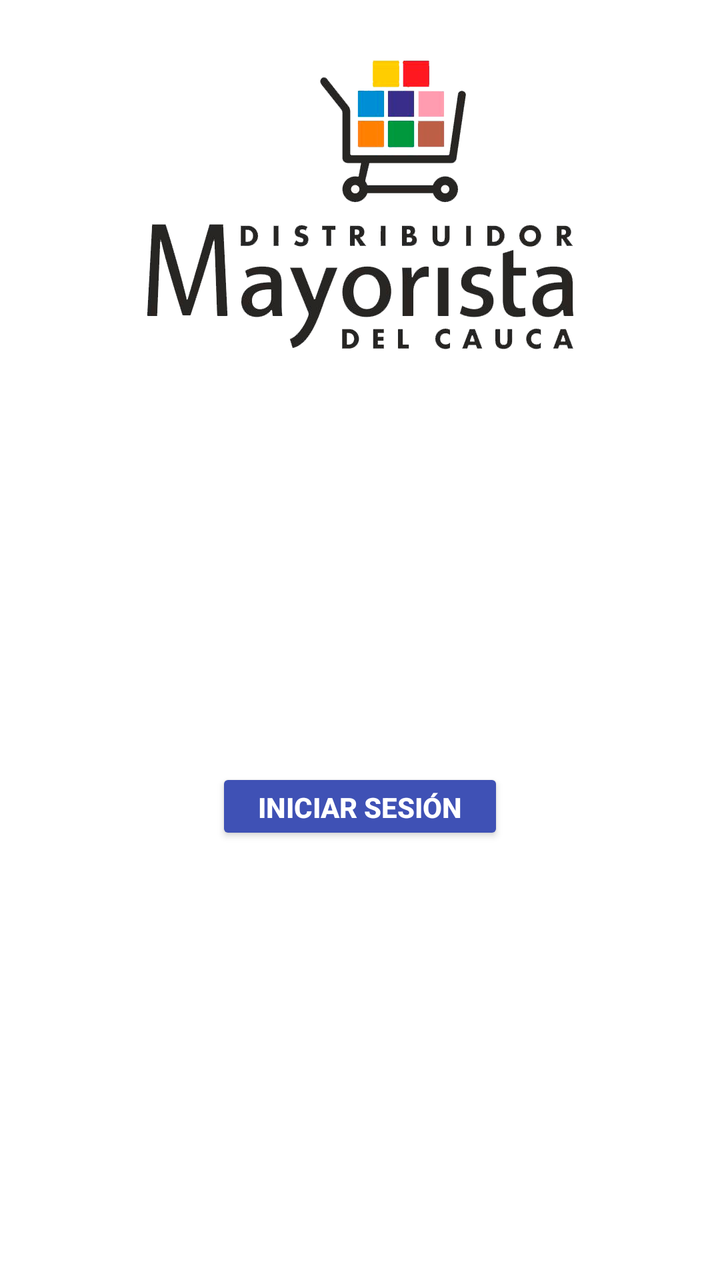
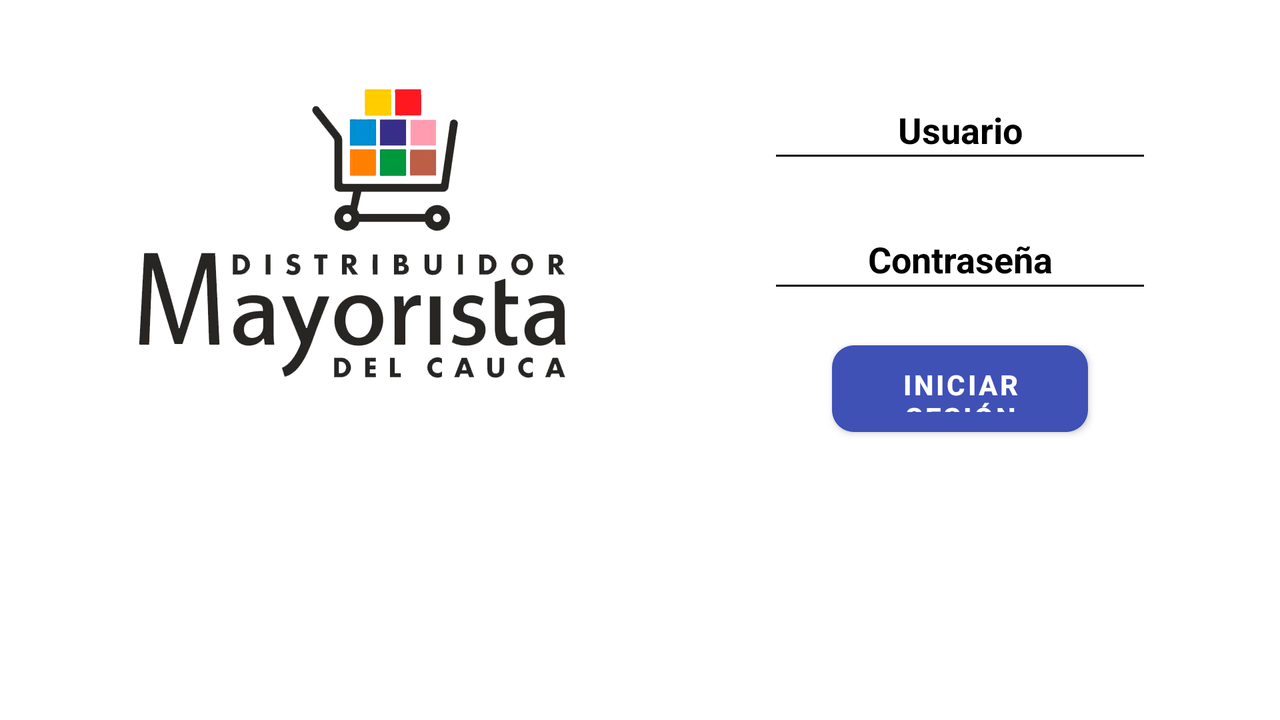

Two renders of one Android screen. The first uses the default layout on a phone; the second uses the alternative layout the repository ships for a different screen configuration, on a matching device. The two XML files are below.
<!-- AndroidManifest.xml: activity theme AppTheme -->
<!-- res/layout/activity_main.xml -->
<?xml version="1.0" encoding="utf-8"?>
<androidx.constraintlayout.widget.ConstraintLayout xmlns:android="http://schemas.android.com/apk/res/android"
    xmlns:app="http://schemas.android.com/apk/res-auto"
    xmlns:tools="http://schemas.android.com/tools"
    android:layout_width="match_parent"
    android:layout_height="match_parent"
    android:background="@drawable/fondo_blanco"
    android:foregroundGravity="center"
    tools:context=".MainActivity">

    <ImageView
        android:id="@+id/imageView"
        android:layout_width="0dp"
        android:layout_height="0dp"
        android:layout_centerHorizontal="true"
        android:contentDescription="@string/logo_description"
        android:scaleType="center"
        android:src="@mipmap/logo_mayorista_del_cauca"
        app:layout_constraintBottom_toTopOf="@+id/guideline24"
        app:layout_constraintEnd_toStartOf="@+id/guideline16"
        app:layout_constraintStart_toStartOf="@+id/guideline2"
        app:layout_constraintTop_toTopOf="parent" />

    <Button
        android:id="@+id/btnLogin"
        android:layout_width="0dp"
        android:layout_height="0dp"
        android:elevation="10dp"
        android:text="@string/login_message"
        android:textStyle="bold"
        app:layout_constraintBottom_toTopOf="@+id/guideline29"
        app:layout_constraintEnd_toStartOf="@+id/guideline13"
        app:layout_constraintStart_toStartOf="@+id/guideline5"
        app:layout_constraintTop_toTopOf="@+id/guideline28"
        style="@style/Widget.AppCompat.Button.Colored"/>

    <com.google.android.material.textfield.TextInputLayout
        android:layout_width="0dp"
        android:layout_height="0dp"
        android:ems="10"
        android:gravity="center"
        android:hint="@string/user"
        android:importantForAutofill="no"
        android:inputType="textPersonName"
        android:padding="5dip"
        android:textColor="@color/Blue"
        android:textColorHint="@color/Black"
        android:textStyle="bold"
        app:layout_constraintBottom_toTopOf="@+id/guideline25"
        app:layout_constraintEnd_toStartOf="@+id/guideline16"
        app:layout_constraintStart_toStartOf="@+id/guideline2"
        app:layout_constraintTop_toTopOf="@+id/guideline24"
        tools:targetApi="o">

        <com.google.android.material.textfield.TextInputEditText
            android:id="@+id/etUserName"
            android:layout_width="0dp"
            android:layout_height="0dp"
            android:ems="10"
            android:gravity="center"
            android:hint="@string/user"
            android:importantForAutofill="no"
            android:inputType="textPersonName"
            android:padding="5dip"
            android:textColor="@color/Blue"
            android:textColorHint="@color/Black"
            android:textStyle="bold"
            app:layout_constraintBottom_toTopOf="@+id/guideline25"
            app:layout_constraintEnd_toStartOf="@+id/guideline16"
            app:layout_constraintStart_toStartOf="@+id/guideline2"
            app:layout_constraintTop_toTopOf="@+id/guideline24"
            tools:targetApi="o" />

    </com.google.android.material.textfield.TextInputLayout>

    <com.google.android.material.textfield.TextInputLayout
        android:layout_width="0dp"
        android:layout_height="0dp"
        android:ems="10"
        android:gravity="center"
        android:hint="@string/pass"
        android:importantForAutofill="no"
        android:padding="05dip"
        android:outlineSpotShadowColor="@color/Blue"
        android:textColorHint="@color/Black"
        android:textColor="@color/Blue"
        android:textStyle="bold"
        app:layout_constraintBottom_toTopOf="@+id/guideline27"
        app:layout_constraintEnd_toStartOf="@+id/guideline16"
        app:layout_constraintStart_toStartOf="@+id/guideline2"
        app:layout_constraintTop_toTopOf="@+id/guideline26"
        tools:targetApi="o">

        <com.google.android.material.textfield.TextInputEditText
            android:id="@+id/etPass"
            android:layout_width="0dp"
            android:layout_height="0dp"
            android:ems="10"
            android:gravity="center"
            android:hint="@string/pass"
            android:importantForAutofill="no"
            android:inputType="textPassword"
            android:padding="05dip"
            android:outlineSpotShadowColor="@color/Blue"
            android:textColorHint="@color/Black"
            android:textColor="@color/Blue"
            android:textStyle="bold"
            app:layout_constraintBottom_toTopOf="@+id/guideline27"
            app:layout_constraintEnd_toStartOf="@+id/guideline16"
            app:layout_constraintStart_toStartOf="@+id/guideline2"
            app:layout_constraintTop_toTopOf="@+id/guideline26"
            tools:targetApi="o" />

    </com.google.android.material.textfield.TextInputLayout>

    <TextView
        android:id="@+id/tvErrors"
        android:layout_width="0dp"
        android:layout_height="wrap_content"
        android:textColor="@color/Black"
        android:textAlignment="center"
        app:layout_constraintEnd_toStartOf="@+id/guideline18"
        app:layout_constraintStart_toStartOf="@+id/guideline"
        app:layout_constraintTop_toTopOf="@+id/guideline31" />

    

    <androidx.constraintlayout.widget.Guideline
        android:id="@+id/guideline"
        android:layout_width="wrap_content"
        android:layout_height="wrap_content"
        android:orientation="vertical"
        app:layout_constraintGuide_percent="0.05" />

    <androidx.constraintlayout.widget.Guideline
        android:id="@+id/guideline1"
        android:layout_width="wrap_content"
        android:layout_height="wrap_content"
        android:orientation="vertical"
        app:layout_constraintGuide_percent="0.1" />

    <androidx.constraintlayout.widget.Guideline
        android:id="@+id/guideline2"
        android:layout_width="wrap_content"
        android:layout_height="wrap_content"
        android:orientation="vertical"
        app:layout_constraintGuide_percent="0.15" />

    <androidx.constraintlayout.widget.Guideline
        android:id="@+id/guideline3"
        android:layout_width="wrap_content"
        android:layout_height="wrap_content"
        android:orientation="vertical"
        app:layout_constraintGuide_percent="0.2" />

    <androidx.constraintlayout.widget.Guideline
        android:id="@+id/guideline4"
        android:layout_width="wrap_content"
        android:layout_height="wrap_content"
        android:orientation="vertical"
        app:layout_constraintGuide_percent="0.25" />

    <androidx.constraintlayout.widget.Guideline
        android:id="@+id/guideline5"
        android:layout_width="wrap_content"
        android:layout_height="wrap_content"
        android:orientation="vertical"
        app:layout_constraintGuide_percent="0.3" />

    <androidx.constraintlayout.widget.Guideline
        android:id="@+id/guideline6"
        android:layout_width="wrap_content"
        android:layout_height="wrap_content"
        android:orientation="vertical"
        app:layout_constraintGuide_percent="0.35" />

    <androidx.constraintlayout.widget.Guideline
        android:id="@+id/guideline7"
        android:layout_width="wrap_content"
        android:layout_height="wrap_content"
        android:orientation="vertical"
        app:layout_constraintGuide_percent="0.4" />

    <androidx.constraintlayout.widget.Guideline
        android:id="@+id/guideline8"
        android:layout_width="wrap_content"
        android:layout_height="wrap_content"
        android:orientation="vertical"
        app:layout_constraintGuide_percent="0.45" />

    <androidx.constraintlayout.widget.Guideline
        android:id="@+id/guideline9"
        android:layout_width="wrap_content"
        android:layout_height="wrap_content"
        android:orientation="vertical"
        app:layout_constraintGuide_percent="0.5" />

    <androidx.constraintlayout.widget.Guideline
        android:id="@+id/guideline10"
        android:layout_width="wrap_content"
        android:layout_height="wrap_content"
        android:orientation="vertical"
        app:layout_constraintGuide_percent="0.55" />

    <androidx.constraintlayout.widget.Guideline
        android:id="@+id/guideline11"
        android:layout_width="wrap_content"
        android:layout_height="wrap_content"
        android:orientation="vertical"
        app:layout_constraintGuide_percent="0.6" />

    <androidx.constraintlayout.widget.Guideline
        android:id="@+id/guideline12"
        android:layout_width="wrap_content"
        android:layout_height="wrap_content"
        android:orientation="vertical"
        app:layout_constraintGuide_percent="0.65" />

    <androidx.constraintlayout.widget.Guideline
        android:id="@+id/guideline13"
        android:layout_width="wrap_content"
        android:layout_height="wrap_content"
        android:orientation="vertical"
        app:layout_constraintGuide_percent="0.7" />

    <androidx.constraintlayout.widget.Guideline
        android:id="@+id/guideline14"
        android:layout_width="wrap_content"
        android:layout_height="wrap_content"
        android:orientation="vertical"
        app:layout_constraintGuide_percent="0.75" />

    <androidx.constraintlayout.widget.Guideline
        android:id="@+id/guideline15"
        android:layout_width="wrap_content"
        android:layout_height="wrap_content"
        android:orientation="vertical"
        app:layout_constraintGuide_percent="0.8" />

    <androidx.constraintlayout.widget.Guideline
        android:id="@+id/guideline16"
        android:layout_width="wrap_content"
        android:layout_height="wrap_content"
        android:orientation="vertical"
        app:layout_constraintGuide_percent="0.85" />

    <androidx.constraintlayout.widget.Guideline
        android:id="@+id/guideline17"
        android:layout_width="wrap_content"
        android:layout_height="wrap_content"
        android:orientation="vertical"
        app:layout_constraintGuide_percent="0.9" />

    <androidx.constraintlayout.widget.Guideline
        android:id="@+id/guideline18"
        android:layout_width="wrap_content"
        android:layout_height="wrap_content"
        android:orientation="vertical"
        app:layout_constraintGuide_percent="0.95" />

    

    <androidx.constraintlayout.widget.Guideline
        android:id="@+id/guideline19"
        android:layout_width="wrap_content"
        android:layout_height="wrap_content"
        android:orientation="horizontal"
        app:layout_constraintGuide_percent="0.06" />

    <androidx.constraintlayout.widget.Guideline
        android:id="@+id/guideline20"
        android:layout_width="wrap_content"
        android:layout_height="wrap_content"
        android:orientation="horizontal"
        app:layout_constraintGuide_percent="0.12" />

    <androidx.constraintlayout.widget.Guideline
        android:id="@+id/guideline21"
        android:layout_width="wrap_content"
        android:layout_height="wrap_content"
        android:orientation="horizontal"
        app:layout_constraintGuide_percent="0.18" />

    <androidx.constraintlayout.widget.Guideline
        android:id="@+id/guideline22"
        android:layout_width="wrap_content"
        android:layout_height="wrap_content"
        android:orientation="horizontal"
        app:layout_constraintGuide_percent="0.24" />

    <androidx.constraintlayout.widget.Guideline
        android:id="@+id/guideline23"
        android:layout_width="wrap_content"
        android:layout_height="wrap_content"
        android:orientation="horizontal"
        app:layout_constraintGuide_percent="0.30" />

    <androidx.constraintlayout.widget.Guideline
        android:id="@+id/guideline24"
        android:layout_width="wrap_content"
        android:layout_height="wrap_content"
        android:orientation="horizontal"
        app:layout_constraintGuide_percent="0.36" />

    <androidx.constraintlayout.widget.Guideline
        android:id="@+id/guideline25"
        android:layout_width="wrap_content"
        android:layout_height="wrap_content"
        android:orientation="horizontal"
        app:layout_constraintGuide_percent="0.42" />

    <androidx.constraintlayout.widget.Guideline
        android:id="@+id/guideline26"
        android:layout_width="wrap_content"
        android:layout_height="wrap_content"
        android:orientation="horizontal"
        app:layout_constraintGuide_percent="0.48" />

    <androidx.constraintlayout.widget.Guideline
        android:id="@+id/guideline27"
        android:layout_width="wrap_content"
        android:layout_height="wrap_content"
        android:orientation="horizontal"
        app:layout_constraintGuide_percent="0.54" />

    <androidx.constraintlayout.widget.Guideline
        android:id="@+id/guideline28"
        android:layout_width="wrap_content"
        android:layout_height="wrap_content"
        android:orientation="horizontal"
        app:layout_constraintGuide_percent="0.60" />

    <androidx.constraintlayout.widget.Guideline
        android:id="@+id/guideline29"
        android:layout_width="wrap_content"
        android:layout_height="wrap_content"
        android:orientation="horizontal"
        app:layout_constraintGuide_percent="0.66" />

    <androidx.constraintlayout.widget.Guideline
        android:id="@+id/guideline30"
        android:layout_width="wrap_content"
        android:layout_height="wrap_content"
        android:orientation="horizontal"
        app:layout_constraintGuide_percent="0.72" />

    <androidx.constraintlayout.widget.Guideline
        android:id="@+id/guideline31"
        android:layout_width="wrap_content"
        android:layout_height="wrap_content"
        android:orientation="horizontal"
        app:layout_constraintGuide_percent="0.78" />

    <androidx.constraintlayout.widget.Guideline
        android:id="@+id/guideline32"
        android:layout_width="wrap_content"
        android:layout_height="wrap_content"
        android:orientation="horizontal"
        app:layout_constraintGuide_percent="0.84" />

</androidx.constraintlayout.widget.ConstraintLayout>
<!-- resources referenced by this layout -->
<resources>
  <color name="Black">#000000</color>
  <color name="Blue">#3F51B5</color>
  <!-- drawable fondo_blanco (drawable-anydpi) -->
  <?xml version="1.0" encoding="utf-8"?>
  <shape xmlns:android="http://schemas.android.com/apk/res/android"
      android:shape="rectangle">
  
      <corners
          android:radius="10dp" />
  
      <gradient
          android:angle="-180"
          android:endColor="@color/White"
          android:startColor="@color/White"
          android:type="linear" />
  </shape>
  <!-- mipmap logo_mayorista_del_cauca: png bitmap (mipmap-xxhdpi, 99314 bytes) -->
  <string name="login_message">Iniciar Sesión</string>
  <string name="logo_description">Logo Distribuidora Mayorista del Cauca</string>
  <string name="pass">Contraseña</string>
  <string name="user">Usuario</string>
  <!-- from res/values-v23/ -->
  <style name="AppTheme" parent="Theme.MaterialComponents.Light">
          
          <item name="colorPrimary">@color/Blue</item>
          <item name="colorPrimaryDark">@color/Gray</item>
          <item name="colorAccent">@color/colorAccent</item>
          <item name="android:actionBarStyle">@style/MyActionBar</item>
          <item name="android:windowLightStatusBar">true</item>
      </style>
  <color name="White">#FFFFFF</color>
  <color name="Gray">#A5A5A5</color>
  <color name="colorAccent">#D81B60</color>
  <style name="MyActionBar" parent="android:Widget.Holo.ActionBar">
          <item name="android:background">@color/backgroundBlue</item>
          <item name="android:titleTextStyle">@style/MyTitleTextStyle</item>
      </style>
  <color name="backgroundBlue">#0288d1</color>
  <style name="MyTitleTextStyle" parent="android:style/TextAppearance.Holo.Widget.ActionBar.Title">
          <item name="android:textColor">@android:color/white</item>
      </style>
</resources>
<!-- res/layout-land/activity_main.xml (the repository's variant of the layout above) -->
<!-- drawn on the phone turned sideways -->
<?xml version="1.0" encoding="utf-8"?>
<androidx.constraintlayout.widget.ConstraintLayout xmlns:android="http://schemas.android.com/apk/res/android"
    xmlns:app="http://schemas.android.com/apk/res-auto"
    xmlns:tools="http://schemas.android.com/tools"
    android:layout_width="match_parent"
    android:layout_height="match_parent"
    android:background="@drawable/fondo_blanco"
    android:foregroundGravity="center"
    tools:context=".MainActivity">

    <ImageView
        android:id="@+id/imageView"
        android:layout_width="0dp"
        android:layout_height="0dp"
        android:layout_centerHorizontal="true"
        android:contentDescription="@string/logo_description"
        android:scaleType="center"
        android:src="@mipmap/logo_mayorista_del_cauca"
        app:layout_constraintBottom_toTopOf="@+id/guideline28"
        app:layout_constraintEnd_toStartOf="@+id/guideline8"
        app:layout_constraintStart_toStartOf="@+id/guideline1"
        app:layout_constraintTop_toTopOf="@+id/guideline20" />

    <Button
        android:id="@+id/btnLogin"
        android:layout_width="0dp"
        android:layout_height="0dp"
        android:text="@string/login_message"
        android:textColor="@color/White"
        android:textStyle="bold"
        android:background="@drawable/btn_bordeado_verde"
        app:layout_constraintBottom_toTopOf="@+id/guideline28"
        app:layout_constraintEnd_toStartOf="@+id/guideline16"
        app:layout_constraintHorizontal_bias="0.0"
        app:layout_constraintStart_toStartOf="@+id/guideline12"
        app:layout_constraintTop_toTopOf="@+id/guideline26"
        app:layout_constraintVertical_bias="1.0" />

    <EditText
        android:id="@+id/etPass"
        android:layout_width="0dp"
        android:layout_height="0dp"
        android:ems="10"
        android:gravity="center"
        android:hint="@string/pass"
        android:importantForAutofill="no"
        android:inputType="textPassword"
        android:padding="05dip"
        android:backgroundTint="@color/Black"
        android:textColor="@color/Black"
        android:textColorHint="@color/Black"
        android:textStyle="bold"
        app:layout_constraintBottom_toTopOf="@+id/guideline25"
        app:layout_constraintEnd_toStartOf="@+id/guideline17"
        app:layout_constraintStart_toStartOf="@+id/guideline11"
        app:layout_constraintTop_toTopOf="@+id/guideline23"
        tools:targetApi="o"/>


    <EditText
        android:id="@+id/etUserName"
        android:layout_width="0dp"
        android:layout_height="0dp"
        android:ems="10"
        android:gravity="center"
        android:hint="@string/user"
        android:importantForAutofill="no"
        android:inputType="textPersonName"
        android:backgroundTint="@color/Black"
        android:padding="5dip"
        android:textColor="@color/Black"
        android:textColorHint="@color/Black"
        android:textStyle="bold"
        app:layout_constraintBottom_toTopOf="@+id/guideline22"
        app:layout_constraintEnd_toStartOf="@+id/guideline17"
        app:layout_constraintStart_toStartOf="@+id/guideline11"
        app:layout_constraintTop_toTopOf="@+id/guideline20"
        tools:targetApi="o"/>

    <TextView
        android:id="@+id/tvErrors"
        android:layout_width="0dp"
        android:layout_height="wrap_content"
        android:textAlignment="center"
        android:textColor="@color/White"
        app:layout_constraintEnd_toStartOf="@+id/guideline16"
        app:layout_constraintStart_toStartOf="@+id/guideline2"
        app:layout_constraintTop_toTopOf="@+id/guideline30" />

    

    <androidx.constraintlayout.widget.Guideline
        android:id="@+id/guideline"
        android:layout_width="wrap_content"
        android:layout_height="wrap_content"
        android:orientation="vertical"
        app:layout_constraintGuide_percent="0.05" />

    <androidx.constraintlayout.widget.Guideline
        android:id="@+id/guideline1"
        android:layout_width="wrap_content"
        android:layout_height="wrap_content"
        android:orientation="vertical"
        app:layout_constraintGuide_percent="0.1" />

    <androidx.constraintlayout.widget.Guideline
        android:id="@+id/guideline2"
        android:layout_width="wrap_content"
        android:layout_height="wrap_content"
        android:orientation="vertical"
        app:layout_constraintGuide_percent="0.15" />

    <androidx.constraintlayout.widget.Guideline
        android:id="@+id/guideline3"
        android:layout_width="wrap_content"
        android:layout_height="wrap_content"
        android:orientation="vertical"
        app:layout_constraintGuide_percent="0.2" />

    <androidx.constraintlayout.widget.Guideline
        android:id="@+id/guideline4"
        android:layout_width="wrap_content"
        android:layout_height="wrap_content"
        android:orientation="vertical"
        app:layout_constraintGuide_percent="0.25" />

    <androidx.constraintlayout.widget.Guideline
        android:id="@+id/guideline5"
        android:layout_width="wrap_content"
        android:layout_height="wrap_content"
        android:orientation="vertical"
        app:layout_constraintGuide_percent="0.3" />

    <androidx.constraintlayout.widget.Guideline
        android:id="@+id/guideline6"
        android:layout_width="wrap_content"
        android:layout_height="wrap_content"
        android:orientation="vertical"
        app:layout_constraintGuide_percent="0.35" />

    <androidx.constraintlayout.widget.Guideline
        android:id="@+id/guideline7"
        android:layout_width="wrap_content"
        android:layout_height="wrap_content"
        android:orientation="vertical"
        app:layout_constraintGuide_percent="0.4" />

    <androidx.constraintlayout.widget.Guideline
        android:id="@+id/guideline8"
        android:layout_width="wrap_content"
        android:layout_height="wrap_content"
        android:orientation="vertical"
        app:layout_constraintGuide_percent="0.45" />

    <androidx.constraintlayout.widget.Guideline
        android:id="@+id/guideline9"
        android:layout_width="wrap_content"
        android:layout_height="wrap_content"
        android:orientation="vertical"
        app:layout_constraintGuide_percent="0.5" />

    <androidx.constraintlayout.widget.Guideline
        android:id="@+id/guideline10"
        android:layout_width="wrap_content"
        android:layout_height="wrap_content"
        android:orientation="vertical"
        app:layout_constraintGuide_percent="0.55" />

    <androidx.constraintlayout.widget.Guideline
        android:id="@+id/guideline11"
        android:layout_width="wrap_content"
        android:layout_height="wrap_content"
        android:orientation="vertical"
        app:layout_constraintGuide_percent="0.6" />

    <androidx.constraintlayout.widget.Guideline
        android:id="@+id/guideline12"
        android:layout_width="wrap_content"
        android:layout_height="wrap_content"
        android:orientation="vertical"
        app:layout_constraintGuide_percent="0.65" />

    <androidx.constraintlayout.widget.Guideline
        android:id="@+id/guideline13"
        android:layout_width="wrap_content"
        android:layout_height="wrap_content"
        android:orientation="vertical"
        app:layout_constraintGuide_percent="0.7" />

    <androidx.constraintlayout.widget.Guideline
        android:id="@+id/guideline14"
        android:layout_width="wrap_content"
        android:layout_height="wrap_content"
        android:orientation="vertical"
        app:layout_constraintGuide_percent="0.75" />

    <androidx.constraintlayout.widget.Guideline
        android:id="@+id/guideline15"
        android:layout_width="wrap_content"
        android:layout_height="wrap_content"
        android:orientation="vertical"
        app:layout_constraintGuide_percent="0.8" />

    <androidx.constraintlayout.widget.Guideline
        android:id="@+id/guideline16"
        android:layout_width="wrap_content"
        android:layout_height="wrap_content"
        android:orientation="vertical"
        app:layout_constraintGuide_percent="0.85" />

    <androidx.constraintlayout.widget.Guideline
        android:id="@+id/guideline17"
        android:layout_width="wrap_content"
        android:layout_height="wrap_content"
        android:orientation="vertical"
        app:layout_constraintGuide_percent="0.9" />

    <androidx.constraintlayout.widget.Guideline
        android:id="@+id/guideline18"
        android:layout_width="wrap_content"
        android:layout_height="wrap_content"
        android:orientation="vertical"
        app:layout_constraintGuide_percent="0.95" />

    

    <androidx.constraintlayout.widget.Guideline
        android:id="@+id/guideline19"
        android:layout_width="wrap_content"
        android:layout_height="wrap_content"
        android:orientation="horizontal"
        app:layout_constraintGuide_percent="0.06" />

    <androidx.constraintlayout.widget.Guideline
        android:id="@+id/guideline20"
        android:layout_width="wrap_content"
        android:layout_height="wrap_content"
        android:orientation="horizontal"
        app:layout_constraintGuide_percent="0.12" />

    <androidx.constraintlayout.widget.Guideline
        android:id="@+id/guideline21"
        android:layout_width="wrap_content"
        android:layout_height="wrap_content"
        android:orientation="horizontal"
        app:layout_constraintGuide_percent="0.18" />

    <androidx.constraintlayout.widget.Guideline
        android:id="@+id/guideline22"
        android:layout_width="wrap_content"
        android:layout_height="wrap_content"
        android:orientation="horizontal"
        app:layout_constraintGuide_percent="0.24" />

    <androidx.constraintlayout.widget.Guideline
        android:id="@+id/guideline23"
        android:layout_width="wrap_content"
        android:layout_height="wrap_content"
        android:orientation="horizontal"
        app:layout_constraintGuide_percent="0.30" />

    <androidx.constraintlayout.widget.Guideline
        android:id="@+id/guideline24"
        android:layout_width="wrap_content"
        android:layout_height="wrap_content"
        android:orientation="horizontal"
        app:layout_constraintGuide_percent="0.36" />

    <androidx.constraintlayout.widget.Guideline
        android:id="@+id/guideline25"
        android:layout_width="wrap_content"
        android:layout_height="wrap_content"
        android:orientation="horizontal"
        app:layout_constraintGuide_percent="0.42" />

    <androidx.constraintlayout.widget.Guideline
        android:id="@+id/guideline26"
        android:layout_width="wrap_content"
        android:layout_height="wrap_content"
        android:orientation="horizontal"
        app:layout_constraintGuide_percent="0.48" />

    <androidx.constraintlayout.widget.Guideline
        android:id="@+id/guideline27"
        android:layout_width="wrap_content"
        android:layout_height="wrap_content"
        android:orientation="horizontal"
        app:layout_constraintGuide_percent="0.54" />

    <androidx.constraintlayout.widget.Guideline
        android:id="@+id/guideline28"
        android:layout_width="wrap_content"
        android:layout_height="wrap_content"
        android:orientation="horizontal"
        app:layout_constraintGuide_percent="0.60" />

    <androidx.constraintlayout.widget.Guideline
        android:id="@+id/guideline29"
        android:layout_width="wrap_content"
        android:layout_height="wrap_content"
        android:orientation="horizontal"
        app:layout_constraintGuide_percent="0.66" />

    <androidx.constraintlayout.widget.Guideline
        android:id="@+id/guideline30"
        android:layout_width="wrap_content"
        android:layout_height="wrap_content"
        android:orientation="horizontal"
        app:layout_constraintGuide_percent="0.72" />

    <androidx.constraintlayout.widget.Guideline
        android:id="@+id/guideline31"
        android:layout_width="wrap_content"
        android:layout_height="wrap_content"
        android:orientation="horizontal"
        app:layout_constraintGuide_percent="0.78" />

    <androidx.constraintlayout.widget.Guideline
        android:id="@+id/guideline32"
        android:layout_width="wrap_content"
        android:layout_height="wrap_content"
        android:orientation="horizontal"
        app:layout_constraintGuide_percent="0.84" />

</androidx.constraintlayout.widget.ConstraintLayout>
<!-- resources referenced by the variant -->
<!-- as the phone turned sideways resolves them -->
<resources>
  <color name="Black">#000000</color>
  <color name="White">#FFFFFF</color>
  <!-- drawable btn_bordeado_verde (drawable) -->
  <?xml version="1.0" encoding="utf-8"?>
  <shape xmlns:android="http://schemas.android.com/apk/res/android">
  
      <corners
          android:radius="5sp" />
  
      <solid
          android:color="@color/Green" />
  
      <stroke
          android:dashWidth="5dp"
          android:color="@color/White"
          android:width="1dp" />
  
      <size
          android:width="170dp"
          android:height="40dp" />
  
  </shape>
  <!-- drawable fondo_blanco (drawable-anydpi) -->
  <?xml version="1.0" encoding="utf-8"?>
  <shape xmlns:android="http://schemas.android.com/apk/res/android"
      android:shape="rectangle">
  
      <corners
          android:radius="10dp" />
  
      <gradient
          android:angle="-180"
          android:endColor="@color/White"
          android:startColor="@color/White"
          android:type="linear" />
  </shape>
  <!-- mipmap logo_mayorista_del_cauca: png bitmap (mipmap-xxhdpi, 99314 bytes) -->
  <string name="login_message">Iniciar Sesión</string>
  <string name="logo_description">Logo Distribuidora Mayorista del Cauca</string>
  <string name="pass">Contraseña</string>
  <string name="user">Usuario</string>
  <!-- from res/values-v23/ -->
  <style name="AppTheme" parent="Theme.MaterialComponents.Light">
          
          <item name="colorPrimary">@color/Blue</item>
          <item name="colorPrimaryDark">@color/Gray</item>
          <item name="colorAccent">@color/colorAccent</item>
          <item name="android:actionBarStyle">@style/MyActionBar</item>
          <item name="android:windowLightStatusBar">true</item>
      </style>
  <color name="Green">#43A047</color>
  <color name="Blue">#3F51B5</color>
  <color name="Gray">#A5A5A5</color>
  <color name="colorAccent">#D81B60</color>
  <style name="MyActionBar" parent="android:Widget.Holo.ActionBar">
          <item name="android:background">@color/backgroundBlue</item>
          <item name="android:titleTextStyle">@style/MyTitleTextStyle</item>
      </style>
  <color name="backgroundBlue">#0288d1</color>
  <style name="MyTitleTextStyle" parent="android:style/TextAppearance.Holo.Widget.ActionBar.Title">
          <item name="android:textColor">@android:color/white</item>
      </style>
</resources>
